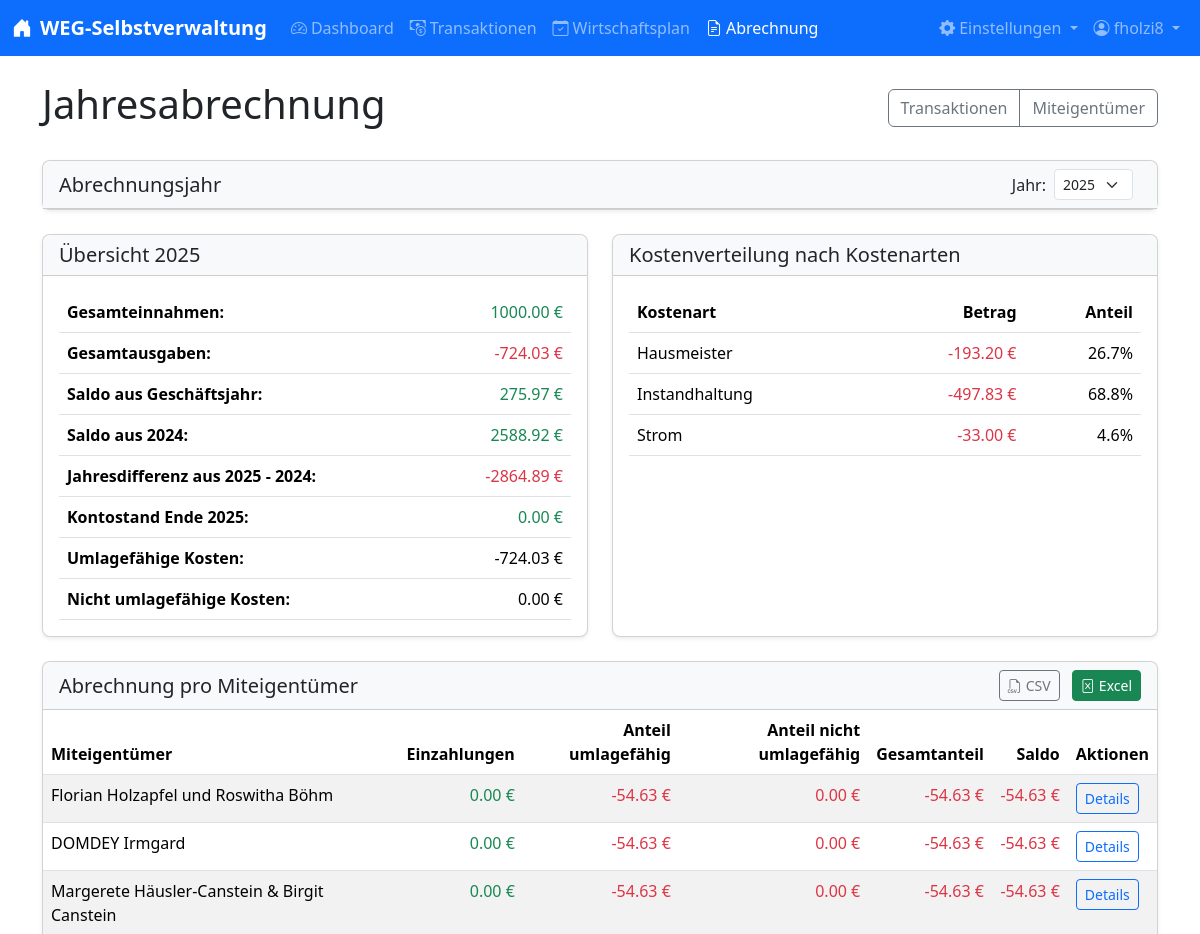
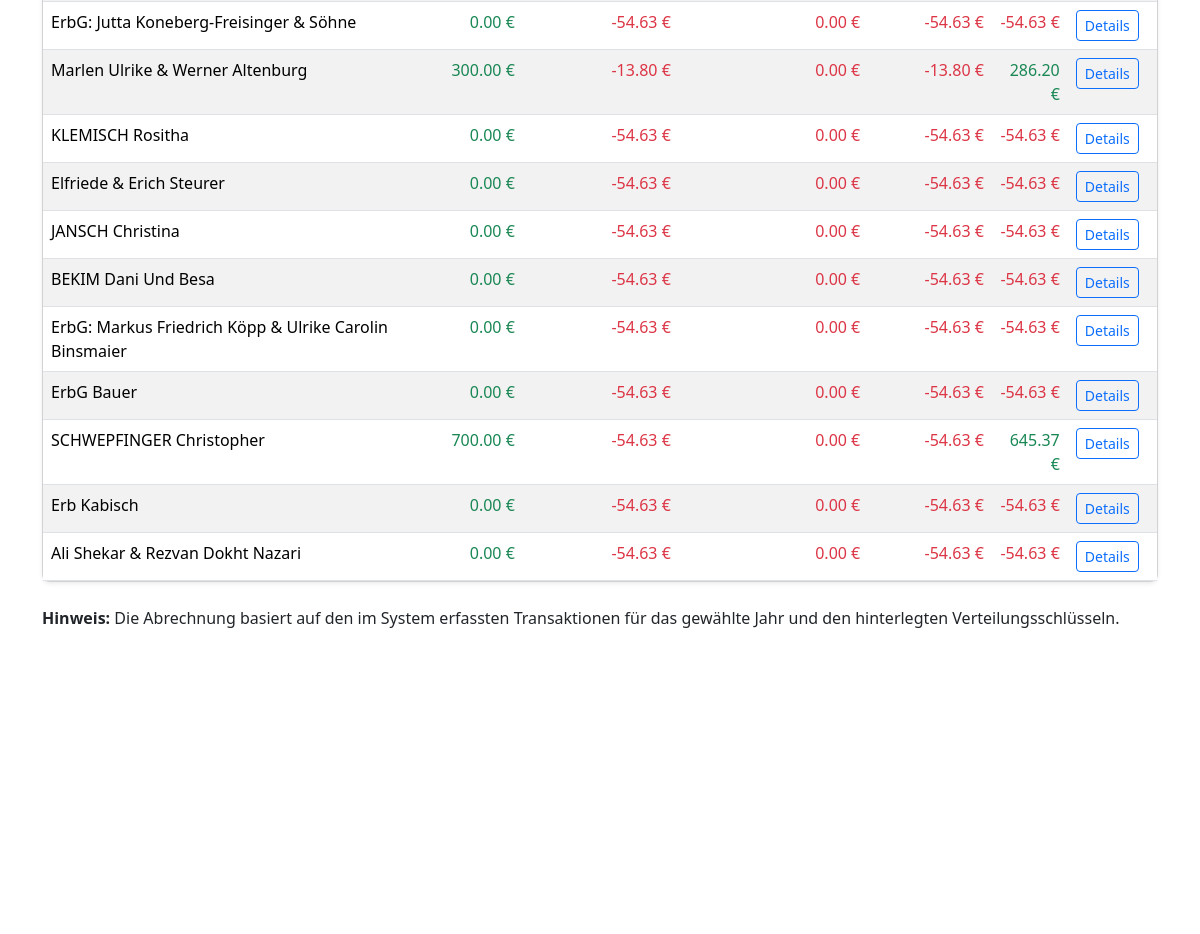
/abrechnung/ (signed in), run on the app's committed database (2 pictures, top to bottom).
### models.py (models this page shows, shortened)
class User(UserMixin, db.Model):
    id = db.Column(db.Integer, primary_key=True)
    username = db.Column(db.String(150), unique=True, nullable=False)
    password_hash = db.Column(db.String(150), nullable=False)
    is_admin = db.Column(db.Boolean, default=False)
    email = db.Column(db.String(120), unique=True, nullable=True)
    email_verified = db.Column(db.Boolean, default=False)
    notify_transaction_changes = db.Column(db.Boolean, default=True)
    notify_wirtschaftsplan_changes = db.Column(db.Boolean, default=True)
    notify_user_changes = db.Column(db.Boolean, default=True)

class JahresabschlussKontostand(db.Model):
    id = db.Column(db.Integer, primary_key=True)
    jahr = db.Column(db.Integer, nullable=False, unique=True)
    kontostand = db.Column(db.Numeric(10, 2), nullable=False)
    vorjahres_saldo = db.Column(db.Numeric(10, 2), nullable=False)
    kommentar = db.Column(db.Text, nullable=True)
    created_at = db.Column(db.DateTime, default=datetime.datetime.now)
    updated_at = db.Column(db.DateTime, default=datetime.datetime.now, onupdate=datetime.datetime.now)
    user_id = db.Column(db.Integer, db.ForeignKey('user.id'), nullable=True)
    user = db.relationship('User', backref='jahresabschluesse')

class Miteigentuemer(db.Model):
    id = db.Column(db.Integer, primary_key=True)
    name = db.Column(db.String(200), nullable=False)
    mea = db.Column(db.Integer, nullable=False)  # Miteigentumsanteile
    vf_einheiten = db.Column(db.Integer, default=0)  # Verteilerfaktor-Einheiten
    tg_einheiten = db.Column(db.Integer, default=0)  # Tiefgaragen-Einheiten
    einheiten = db.Column(db.Integer, default=1)
    guthaben_vorjahr = db.Column(db.Numeric(10, 2), default=0.00)
    guthaben_jahr = db.Column(db.Integer, default=2023)  # Jahr, aus dem das Guthaben stammt

### routes/abrechnung.py (the view)
@abrechnung_bp.route('/', methods=['GET'])
@login_required
def uebersicht():
    jahre = db.session.query(Transaktion.jahr).distinct().order_by(Transaktion.jahr.desc()).all()
    jahre = [j[0] for j in jahre]
    if 'reset_filters' in request.args:
        session.pop('abrechnung_jahr', None)
    jahr = request.args.get('jahr', session.get('abrechnung_jahr', datetime.date.today().year), type=int)
    session['abrechnung_jahr'] = jahr
    abrechnung_data = get_abrechnung_data(jahr)
    return render_template(
        'abrechnung/uebersicht.html',
        jahre=jahre,
        jahr=jahr,
        gesamt_einnahmen=abrechnung_data['gesamt_einnahmen'],
        gesamt_ausgaben=abrechnung_data['gesamt_ausgaben'],
        gesamt_umlagefaehig=abrechnung_data['gesamt_umlagefaehig'],
        gesamt_nicht_umlagefaehig=abrechnung_data['gesamt_nicht_umlagefaehig'],
        kostenarten_stats=abrechnung_data['kostenarten_stats'],
        abrechnungen=abrechnung_data['abrechnungen'],
        kosten_einheiten=abrechnung_data['kosten_einheiten'],
        kosten_vf=abrechnung_data['kosten_vf'],
        kosten_tg=abrechnung_data['kosten_tg'],
        vorjahres_saldo=abrechnung_data.get('vorjahres_saldo', Decimal('0.00')),
        kontostand_jahresende=abrechnung_data.get('kontostand_jahresende', Decimal('0.00'))
    )

### templates/abrechnung/uebersicht.html (shortened to what this page needs)
{% extends "layout.html" %}
{% block content %}
<div class="d-flex justify-content-between align-items-center mb-4">
    <h1>Jahresabrechnung</h1>
    <div class="btn-group">
        <a href="{{ url_for('transaktionen.liste') }}" class="btn btn-outline-secondary">Transaktionen</a>
        <a href="{{ url_for('miteigentuemer.liste') }}" class="btn btn-outline-secondary">Miteigentümer</a>
    </div>
</div>
<div class="card mb-4">
    <div class="card-header bg-light">
        <div class="d-flex justify-content-between align-items-center">
            <h5 class="mb-0">Abrechnungsjahr</h5>
            <form method="GET" action="{{ url_for('abrechnung.uebersicht') }}" class="d-flex align-items-center">
                <label for="jahr" class="me-2">Jahr:</label>
                <select class="form-select form-select-sm me-2" id="jahr" name="jahr" data-autosubmit="true">
                    {% for jahr_option in jahre %}
                    <option value="{{ jahr_option }}" {% if jahr_option==jahr %}selected{% endif %}>{{ jahr_option }}
                    </option>
                    {% endfor %}
                </select>
            </form>
        </div>
    </div>
</div>
<div class="row mb-4">
    <div class="col-md-6">
        <div class="card h-100">
            <div class="card-header bg-light">
                <h5 class="mb-0">Übersicht {{ jahr }}</h5>
            </div>
            <div class="card-body">
                <div class="table-responsive">
                    <table class="table">
                        <tbody>
                            <tr>
                                <th>Gesamteinnahmen:</th>
                                <td class="text-end text-success">{{ "%.2f"|format(gesamt_einnahmen) }} €</td>
                            </tr>
                            <tr>
                                <th>Gesamtausgaben:</th>
                                <td class="text-end text-danger">{{ "%.2f"|format(gesamt_ausgaben) }} €</td>
                            </tr>
                            <tr>
                                <th>Saldo aus Geschäftsjahr:</th>
                                <td
                                    class="text-end {{ 'text-success' if (gesamt_einnahmen + gesamt_ausgaben) >= 0 else 'text-danger' }}">
                                    {{ "%.2f"|format(gesamt_einnahmen + gesamt_ausgaben) }} €
                                </td>
                            </tr>
                            <tr>
                                <th>Saldo aus {{ jahr-1 }}:</th>
                                <td class="text-end {{ 'text-success' if vorjahres_saldo >= 0 else 'text-danger' }}">
                                    {{ "%.2f"|format(vorjahres_saldo) }} €
                                </td>
                            </tr>
                            <tr>
                                <th>Jahresdifferenz aus {{ jahr }} - {{ jahr-1 }}:</th>
                                <td
                                    class="text-end {{ 'text-success' if (kontostand_jahresende - (vorjahres_saldo + gesamt_einnahmen + gesamt_ausgaben)) >= 0 else 'text-danger' }}">
                                    {{ "%.2f"|format(kontostand_jahresende - (vorjahres_saldo + gesamt_einnahmen + gesamt_ausgaben)) }} €
                                </td>
                            </tr>
                            <tr>
                                <th>Kontostand Ende {{ jahr }}:</th>
                                <td class="text-end {{ 'text-success' if kontostand_jahresende >= 0 else 'text-danger' }}">
                                    {{ "%.2f"|format(kontostand_jahresende) }} €
                                </td>
                            </tr>
                            <tr>
                                <th>Umlagefähige Kosten:</th>
                                <td class="text-end">{{ "%.2f"|format(gesamt_umlagefaehig) }} €</td>
                            </tr>
                            <tr>
                                <th>Nicht umlagefähige Kosten:</th>
                                <td class="text-end">{{ "%.2f"|format(gesamt_nicht_umlagefaehig) }} €</td>
                            </tr>
                        </tbody>
                    </table>
                </div>
            </div>
        </div>
    </div>
    <div class="col-md-6">
        <div class="card h-100">
            <div class="card-header bg-light">
                <h5 class="mb-0">Kostenverteilung nach Kostenarten</h5>
            </div>
            <div class="card-body">
                <div class="table-responsive">
                    <table class="table">
                        <thead>
                            <tr>
                                <th>Kostenart</th>
                                <th class="text-end">Betrag</th>
                                <th class="text-end">Anteil</th>
                            </tr>
                        </thead>
                        <tbody>
                            {% for kostenart, betrag in kostenarten_stats %}
                            <tr>
                                <td>{{ kostenart }}</td>
                                <td class="text-end text-danger">{{ "%.2f"|format(betrag) }} €</td>
                                <td class="text-end">{{ "%.1f"|format(betrag / gesamt_ausgaben * 100) }}%</td>
                            </tr>
                            {% endfor %}
                        </tbody>
                    </table>
                </div>
            </div>
        </div>
    </div>
</div>
<div class="card">
    <div class="card-header bg-light d-flex justify-content-between align-items-center">
        <h5 class="mb-0">Abrechnung pro Miteigentümer</h5>
        <div>
            <a href="{{ url_for('abrechnung.export_miteigentuemer', format='csv', jahr=jahr) }}"
                class="btn btn-sm btn-outline-secondary me-2">
                <i class="bi bi-filetype-csv me-1"></i>CSV
            </a>
            <a href="{{ url_for('abrechnung.export_miteigentuemer', format='excel', jahr=jahr) }}"
                class="btn btn-sm btn-success">
                <i class="bi bi-file-excel me-1"></i>Excel
            </a>
        </div>
    </div>
    <div class="card-body p-0">
        <div class="table-responsive">
            <table class="table table-striped table-hover mb-0">
                <thead>
                    <tr>
                        <th>Miteigentümer</th>
                        <th class="text-end">Einzahlungen</th>
                        <th class="text-end">Anteil umlagefähig</th>
                        <th class="text-end">Anteil nicht umlagefähig</th>
                        <th class="text-end">Gesamtanteil</th>
                        <th class="text-end">Saldo</th>
                        <th>Aktionen</th>
                    </tr>
                </thead>
                <tbody>
                    {% for abrechnung in abrechnungen %}
                    <tr>
                        <td>{{ abrechnung.miteigentuemer.name }}</td>
                        <td class="text-end text-success">{{ "%.2f"|format(abrechnung.einzahlungen) }} €</td>
                        <td class="text-end text-danger">{{ "%.2f"|format(abrechnung.anteil_umlagefaehig) }} €</td>
                        <td class="text-end text-danger">{{ "%.2f"|format(abrechnung.anteil_nicht_umlagefaehig) }} €
                        </td>
                        <td class="text-end text-danger">{{ "%.2f"|format(abrechnung.anteil_gesamt) }} €</td>
                        <td class="text-end {{ 'text-success' if abrechnung.saldo >= 0 else 'text-danger' }}">
                            {{ "%.2f"|format(abrechnung.saldo) }} €
                        </td>
                        <td>
                            <a href="{{ url_for('abrechnung.detail', miteigentuemer_id=abrechnung.miteigentuemer.id, jahr=jahr) }}"
                                class="btn btn-sm btn-outline-primary">Details</a>
                        </td>
                    </tr>
                    {% endfor %}
                </tbody>
            </table>
        </div>
    </div>
</div>
<div class="mt-4">
    <p><strong>Hinweis:</strong> Die Abrechnung basiert auf den im System erfassten Transaktionen für das gewählte Jahr
        und den hinterlegten Verteilungsschlüsseln.</p>
</div>
{% endblock %}

### templates/layout.html (shortened to what this page needs)
<!DOCTYPE html>
<html lang="de">
<head>
    <link href="/static/css/bootstrap.min.css" rel="stylesheet">
    <link href="https://cdn.jsdelivr.net/npm/bootstrap-icons@1.10.0/font/bootstrap-icons.css" rel="stylesheet">
    <link href="/static/css/styles.css" rel="stylesheet">
    <link rel="stylesheet" type="text/css" href="https://cdn.datatables.net/1.13.4/css/dataTables.bootstrap5.min.css">
</head>
<body>
    {% if current_user.is_authenticated %}
    <nav class="navbar navbar-expand-lg navbar-dark bg-primary">
        <div class="container-fluid">
            <a class="navbar-brand" href="{{ url_for('dashboard.index') }}">
                <i class="bi bi-house-door-fill me-2"></i>WEG-Selbstverwaltung
            </a>
            <div class="collapse navbar-collapse" id="navbarNav">
                <ul class="navbar-nav me-auto">
                    <li class="nav-item">
                        <a class="nav-link {% if request.endpoint and request.endpoint.startswith('dashboard') %}active{% endif %}"
                            href="{{ url_for('dashboard.index') }}">
                            <i class="bi bi-speedometer2 me-1"></i>Dashboard
                        </a>
                    </li>
                    <li class="nav-item">
                        <a class="nav-link {% if request.endpoint and request.endpoint.startswith('transaktionen') %}active{% endif %}"
                            href="{{ url_for('transaktionen.liste') }}">
                            <i class="bi bi-cash-coin me-1"></i>Transaktionen
                        </a>
                    </li>
                    <li class="nav-item">
                        <a class="nav-link {% if request.endpoint and request.endpoint.startswith('wirtschaftsplan') %}active{% endif %}"
                            href="{{ url_for('wirtschaftsplan.uebersicht') }}">
                            <i class="bi bi-calendar-check me-1"></i>Wirtschaftsplan
                        </a>
                    </li>
                    <li class="nav-item">
                        <a class="nav-link {% if request.endpoint and request.endpoint.startswith('abrechnung') %}active{% endif %}"
                            href="{{ url_for('abrechnung.uebersicht') }}">
                            <i class="bi bi-file-earmark-text me-1"></i>Abrechnung
                        </a>
                    </li>
                </ul>
                <ul class="navbar-nav">
                    <li class="nav-item dropdown">
                        <a class="nav-link dropdown-toggle {% if request.endpoint and (request.endpoint.startswith('settings') or request.endpoint.startswith('miteigentuemer')) %}active{% endif %}"
                            href="#" id="settingsDropdown" role="button" data-bs-toggle="dropdown" aria-expanded="false">
                            <i class="bi bi-gear-fill me-1"></i>Einstellungen
                        </a>
                    </li>
                    <li class="nav-item dropdown">
                        <a class="nav-link dropdown-toggle" href="#" id="navbarDropdown" role="button" data-bs-toggle="dropdown"
                            aria-expanded="false">
                            <i class="bi bi-person-circle"></i> {{ current_user.username }}
                        </a>
                    </li>
            </div>
        </div>
    </nav>
    {% endif %}
    <div class="container mt-4 mb-5">
        {% block content %}{% endblock %}
    </div>
    <footer class="footer mt-auto py-3 bg-light">
        <div class="container text-center">
            <span class="text-muted">WEG-Selbstverwaltung &copy; {{ now.year }} | Version 1.0</span>
        </div>
    </footer>
</body>
</html>

### data on the page
User: username "fholzi8"
JahresabschlussKontostand: kontostand "2588.92", kontostand "-2864.89"
Miteigentuemer: miteigentuemer.name "Florian Holzapfel und Roswitha Böhm"
Miteigentuemer: miteigentuemer.name "DOMDEY Irmgard"
Miteigentuemer: miteigentuemer.name "Margerete Häusler-Canstein & Birgit Canstein"
Miteigentuemer: miteigentuemer.name "ErbG: Jutta Koneberg-Freisinger & Söhne"
Miteigentuemer: miteigentuemer.name "Marlen Ulrike & Werner Altenburg"
Miteigentuemer: miteigentuemer.name "KLEMISCH Rositha"
Miteigentuemer: miteigentuemer.name "Elfriede & Erich Steurer"
Miteigentuemer: miteigentuemer.name "JANSCH Christina"
Miteigentuemer: miteigentuemer.name "BEKIM Dani Und Besa"
Miteigentuemer: miteigentuemer.name "ErbG: Markus Friedrich Köpp & Ulrike Carolin Binsmaier"
Miteigentuemer: miteigentuemer.name "ErbG Bauer"
Miteigentuemer: miteigentuemer.name "SCHWEPFINGER Christopher"
Miteigentuemer: miteigentuemer.name "Erb Kabisch"
Miteigentuemer: miteigentuemer.name "Ali Shekar & Rezvan Dokht Nazari"

### other printed values
{{ jahr }} "2025"
{{ "%.2f"|format(gesamt_einnahmen) }} "1000.00"
{{ "%.2f"|format(gesamt_ausgaben) }} "-724.03"
{{ "%.2f"|format(gesamt_einnahmen + gesamt_ausgaben) }} "275.97"
{{ jahr-1 }} "2024"
{{ "%.2f"|format(kontostand_jahresende) }} "0.00"
{{ "%.2f"|format(gesamt_umlagefaehig) }} "-724.03"
{{ "%.2f"|format(gesamt_nicht_umlagefaehig) }} "0.00"
{{ kostenart }} "Hausmeister" "Instandhaltung" "Strom"
{{ "%.2f"|format(betrag) }} "-193.20" "-497.83" "-33.00"
{{ "%.1f"|format(betrag / gesamt_ausgaben * 100) }} "26.7" "68.8" "4.6"
{{ "%.2f"|format(abrechnung.einzahlungen) }} "0.00" "0.00" "0.00" "0.00" "300.00" "0.00" "0.00" "0.00" "0.00" "0.00" "0.00" "700.00" "0.00" "0.00"
{{ "%.2f"|format(abrechnung.anteil_umlagefaehig) }} "-54.63" "-54.63" "-54.63" "-54.63" "-13.80" "-54.63" "-54.63" "-54.63" "-54.63" "-54.63" "-54.63" "-54.63" "-54.63" "-54.63"
{{ "%.2f"|format(abrechnung.anteil_nicht_umlagefaehig) }} "0.00" "0.00" "0.00" "0.00" "0.00" "0.00" "0.00" "0.00" "0.00" "0.00" "0.00" "0.00" "0.00" "0.00"
{{ "%.2f"|format(abrechnung.anteil_gesamt) }} "-54.63" "-54.63" "-54.63" "-54.63" "-13.80" "-54.63" "-54.63" "-54.63" "-54.63" "-54.63" "-54.63" "-54.63" "-54.63" "-54.63"
